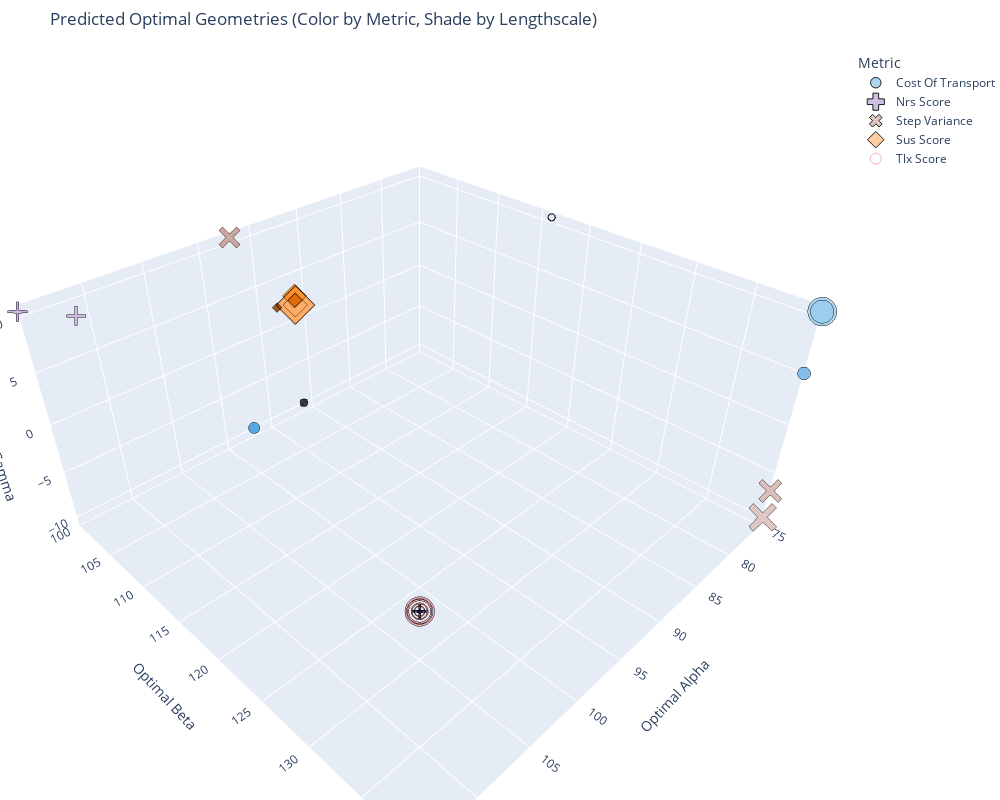

The code cell stored with this chart in its notebook:
### Code cell
from plot_compressed import comprehensive_gp_analysis, create_gp_summary_plot
target_cols = ['cost_of_transport', 'step_variance', 'tlx_score', 'sus_score', 'nrs_score']

# Run the GP analysis
results_df, summary = comprehensive_gp_analysis(
    df=MIH_27_full_merged,
    target_columns=target_cols,
    lengthscales=[10, 15, 30, 50,75, 100],  # Different "wavelengths"
    output_dir="gp_analysis_MIH27"
)

# Create the wavelength summary plot
summary_fig = create_gp_summary_plot(
    results_df, 
    title="Predicted Optimal Geometries (Color by Metric, Shade by Lengthscale)"
)

# Show the plot
summary_fig.show()

### Figure 1 — Plotly figure (JSON) as saved in the notebook; plotly's stock layout.template omitted (floating-point values rounded to 4 significant figures)
{"data": [{"customdata": [[10.0, 2.351], [15.0, 4.697], [30.0, 9.032], [50.0, 9.803], [75.0, 11.22], [100.0, 11.41]], "hovertemplate": "<b>Metric:</b> Cost Of Transport<br><b>Lengthscale:</b> %{customdata[0]}<br><b>Alpha:</b> %{x}<br><b>Beta:</b> %{y}<br><b>Gamma:</b> %{z}<br><b>Predicted Value:</b> %{customdata[1]:.3f}<br><b>Size:</b> %{marker.size:.1f}<extra></extra>", "marker": {"color": ["rgb(167, 210, 240)", "rgb(155, 204, 237)", "rgb(119, 185, 231)", "rgb(71, 161, 223)", "rgb(32, 126, 190)", "rgb(22, 86, 130)"], "line": {"color": "black", "width": 1}, "opacity": 0.9, "size": [20, 16.12, 8.943, 7.668, 5.33, 5], "symbol": "circle"}, "mode": "markers", "name": "Cost Of Transport", "type": "scatter3d", "x": [75.0, 75.0, 75.0, 97.0, 91.0, 91.0], "y": [140.0, 140.0, 140.0, 100.0, 100.0, 100.0], "z": [10.5, 10.5, 5.0, -10.0, -10.0, -10.0]}, {"customdata": [[10.0, -0.114], [15.0, -0.1159], [30.0, -0.05902], [50.0, -0.08878], [75.0, -0.06261], [100.0, -0.009037]], "hovertemplate": "<b>Metric:</b> Nrs Score<br><b>Lengthscale:</b> %{customdata[0]}<br><b>Alpha:</b> %{x}<br><b>Beta:</b> %{y}<br><b>Gamma:</b> %{z}<br><b>Predicted Value:</b> %{customdata[1]:.3f}<br><b>Size:</b> %{marker.size:.1f}<extra></extra>", "marker": {"color": ["rgb(204, 183, 224)", "rgb(197, 174, 219)", "rgb(177, 144, 206)", "rgb(149, 104, 189)", "rgb(113, 67, 156)", "rgb(77, 46, 106)"], "line": {"color": "black", "width": 1}, "opacity": 0.9, "size": [19.74, 20, 12.02, 16.2, 12.52, 5], "symbol": "cross"}, "mode": "markers", "name": "Nrs Score", "type": "scatter3d", "x": [111.0, 115.0, 115.0, 115.0, 115.0, 115.0], "y": [100.0, 100.0, 140.0, 140.0, 140.0, 140.0], "z": [8.5, 10.5, 10.5, 10.5, 10.5, 10.5]}, {"customdata": [[10.0, 0.001226], [15.0, 0.002368], [30.0, 0.002853], [50.0, 0.006074], [75.0, 0.006105], [100.0, 0.006153]], "hovertemplate": "<b>Metric:</b> Step Variance<br><b>Lengthscale:</b> %{customdata[0]}<br><b>Alpha:</b> %{x}<br><b>Beta:</b> %{y}<br><b>Gamma:</b> %{z}<br><b>Predicted Value:</b> %{customdata[1]:.3f}<br><b>Size:</b> %{marker.size:.1f}<extra></extra>", "marker": {"color": ["rgb(219, 193, 188)", "rgb(214, 185, 179)", "rgb(199, 159, 151)", "rgb(179, 125, 114)", "rgb(145, 89, 78)", "rgb(99, 61, 53)"], "line": {"color": "black", "width": 1}, "opacity": 0.9, "size": [20, 16.52, 15.05, 5.241, 5.145, 5], "symbol": "x"}, "mode": "markers", "name": "Step Variance", "type": "scatter3d", "x": [75.0, 75.0, 97.0, 91.0, 91.0, 91.0], "y": [140.0, 140.0, 100.0, 100.0, 100.0, 100.0], "z": [-10.0, -7.0, 10.5, -10.0, -10.0, -10.0]}, {"customdata": [[10.0, 72.79], [15.0, 79.03], [30.0, 78.54], [50.0, 72.59], [75.0, 68.11], [100.0, 66.51]], "hovertemplate": "<b>Metric:</b> Sus Score<br><b>Lengthscale:</b> %{customdata[0]}<br><b>Alpha:</b> %{x}<br><b>Beta:</b> %{y}<br><b>Gamma:</b> %{z}<br><b>Predicted Value:</b> %{customdata[1]:.3f}<br><b>Size:</b> %{marker.size:.1f}<extra></extra>", "marker": {"color": ["rgb(255, 200, 153)", "rgb(254, 193, 138)", "rgb(255, 170, 96)", "rgb(255, 140, 39)", "rgb(223, 104, 0)", "rgb(153, 71, 0)"], "line": {"color": "black", "width": 1}, "opacity": 0.9, "size": [12.53, 20, 19.41, 12.28, 6.921, 5], "symbol": "diamond"}, "mode": "markers", "name": "Sus Score", "type": "scatter3d", "x": [91.0, 91.0, 91.0, 91.0, 91.0, 93.0], "y": [100.0, 100.0, 100.0, 100.0, 100.0, 100.0], "z": [1.5, 1.5, 1.5, 2.5, 2.0, 2.0]}, {"customdata": [[10.0, 1.473], [15.0, 2.872], [30.0, 5.053], [50.0, 6.772], [75.0, 7.776], [100.0, 7.701]], "hovertemplate": "<b>Metric:</b> Tlx Score<br><b>Lengthscale:</b> %{customdata[0]}<br><b>Alpha:</b> %{x}<br><b>Beta:</b> %{y}<br><b>Gamma:</b> %{z}<br><b>Predicted Value:</b> %{customdata[1]:.3f}<br><b>Size:</b> %{marker.size:.1f}<extra></extra>", "marker": {"color": ["rgb(239, 168, 169)", "rgb(237, 156, 157)", "rgb(230, 120, 121)", "rgb(221, 72, 73)", "rgb(189, 34, 35)", "rgb(129, 23, 24)"], "line": {"color": "black", "width": 1}, "opacity": 0.9, "size": [20, 16.67, 11.48, 7.391, 5, 5.178], "symbol": "circle-open"}, "mode": "markers", "name": "Tlx Score", "type": "scatter3d", "x": [115.0, 115.0, 115.0, 115.0, 75.0, 75.0], "y": [140.0, 140.0, 140.0, 140.0, 116.0, 116.0], "z": [10.5, 10.5, 10.5, 10.5, 10.5, 10.5]}], "layout": {"height": 800, "legend": {"title": {"text": "Metric"}}, "margin": {"b": 0, "l": 0, "r": 0, "t": 50}, "scene": {"xaxis": {"range": [75, 115], "title": {"text": "Optimal Alpha"}}, "yaxis": {"range": [100, 140], "title": {"text": "Optimal Beta"}}, "zaxis": {"range": [-11, 11], "title": {"text": "Optimal Gamma"}}}, "title": {"text": "Predicted Optimal Geometries (Color by Metric, Shade by Lengthscale)"}, "width": 1000}}
